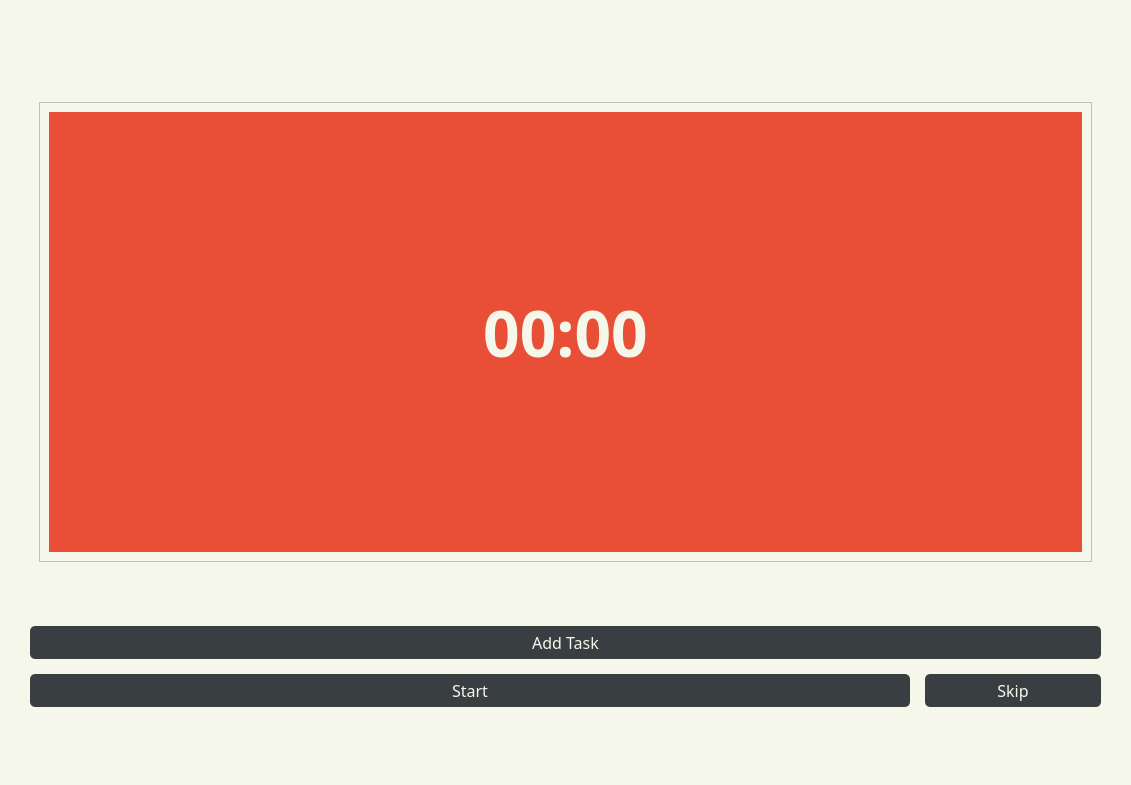
<?xml version="1.0" encoding="UTF-8"?>
<ui version="4.0">
 <class>PomoPeak</class>
 <widget class="QMainWindow" name="PomoPeak">
  <property name="geometry">
   <rect>
    <x>0</x>
    <y>0</y>
    <width>1131</width>
    <height>785</height>
   </rect>
  </property>
  <property name="sizePolicy">
   <sizepolicy hsizetype="Preferred" vsizetype="Preferred">
    <horstretch>1</horstretch>
    <verstretch>1</verstretch>
   </sizepolicy>
  </property>
  <property name="windowTitle">
   <string>PomoPeak</string>
  </property>
  <property name="styleSheet">
   <string notr="true"/>
  </property>
  <widget class="QWidget" name="mainWidget">
   <property name="sizePolicy">
    <sizepolicy hsizetype="Expanding" vsizetype="Expanding">
     <horstretch>0</horstretch>
     <verstretch>0</verstretch>
    </sizepolicy>
   </property>
   <property name="minimumSize">
    <size>
     <width>836</width>
     <height>0</height>
    </size>
   </property>
   <property name="maximumSize">
    <size>
     <width>16777215</width>
     <height>16777215</height>
    </size>
   </property>
   <property name="styleSheet">
    <string notr="true">QWidget
{
	background-color: #f6f7eb;
}

QLabel, QPushButton
{
	color: #393e41;
}
QPushButton
{
	background-color: #393e41;
	border-radius: 5px;
	color: #f6f7eb;
	padding: 5px;
}


#settingsBtn, #statsBtn
{
 background-color: none;
}

#settingsBtn::hover, #statsBtn::hover
{
	background-color:rgba(12,5,0,75);
	border-radius:1px;
}

#TimeLabel
{
	background-color : #e94f37;
	color: #f6f7eb;
}</string>
   </property>
   <layout class="QVBoxLayout" name="verticalLayout">
    <property name="leftMargin">
     <number>0</number>
    </property>
    <property name="topMargin">
     <number>0</number>
    </property>
    <property name="rightMargin">
     <number>0</number>
    </property>
    <property name="bottomMargin">
     <number>0</number>
    </property>
    <item>
     <layout class="QVBoxLayout" name="widgetsLayout">
      <property name="leftMargin">
       <number>15</number>
      </property>
      <property name="topMargin">
       <number>15</number>
      </property>
      <property name="rightMargin">
       <number>15</number>
      </property>
      <property name="bottomMargin">
       <number>15</number>
      </property>
      <item>
       <widget class="QWidget" name="widget" native="true">
        <layout class="QVBoxLayout" name="allElementsLayout" stretch="1,10,0,0,1,1">
         <property name="spacing">
          <number>15</number>
         </property>
         <property name="leftMargin">
          <number>15</number>
         </property>
         <property name="topMargin">
          <number>15</number>
         </property>
         <property name="rightMargin">
          <number>15</number>
         </property>
         <property name="bottomMargin">
          <number>15</number>
         </property>
         <item>
          <layout class="QHBoxLayout" name="topLayout">
           <property name="leftMargin">
            <number>0</number>
           </property>
           <property name="topMargin">
            <number>0</number>
           </property>
           <property name="rightMargin">
            <number>0</number>
           </property>
           <property name="bottomMargin">
            <number>0</number>
           </property>
           <item>
            <spacer name="horizontalSpacer">
             <property name="orientation">
              <enum>Qt::Horizontal</enum>
             </property>
             <property name="sizeHint" stdset="0">
              <size>
               <width>40</width>
               <height>20</height>
              </size>
             </property>
            </spacer>
           </item>
           <item>
            <widget class="QPushButton" name="statsBtn">
             <property name="minimumSize">
              <size>
               <width>32</width>
               <height>32</height>
              </size>
             </property>
             <property name="maximumSize">
              <size>
               <width>64</width>
               <height>64</height>
              </size>
             </property>
             <property name="font">
              <font>
               <family>Bahnschrift</family>
               <pointsize>12</pointsize>
              </font>
             </property>
             <property name="text">
              <string/>
             </property>
             <property name="icon">
              <iconset resource="../data/Resources.qrc">
               <normaloff>:/icon/images/bar-chart (1).png</normaloff>:/icon/images/bar-chart (1).png</iconset>
             </property>
             <property name="iconSize">
              <size>
               <width>32</width>
               <height>32</height>
              </size>
             </property>
            </widget>
           </item>
           <item>
            <widget class="QPushButton" name="settingsBtn">
             <property name="minimumSize">
              <size>
               <width>32</width>
               <height>32</height>
              </size>
             </property>
             <property name="maximumSize">
              <size>
               <width>64</width>
               <height>64</height>
              </size>
             </property>
             <property name="font">
              <font>
               <family>Bahnschrift</family>
               <pointsize>12</pointsize>
              </font>
             </property>
             <property name="styleSheet">
              <string notr="true"/>
             </property>
             <property name="text">
              <string/>
             </property>
             <property name="icon">
              <iconset resource="../data/Resources.qrc">
               <normaloff>:/icon/images/settings (1).png</normaloff>:/icon/images/settings (1).png</iconset>
             </property>
             <property name="iconSize">
              <size>
               <width>32</width>
               <height>32</height>
              </size>
             </property>
             <property name="checkable">
              <bool>false</bool>
             </property>
             <property name="autoDefault">
              <bool>false</bool>
             </property>
             <property name="default">
              <bool>false</bool>
             </property>
             <property name="flat">
              <bool>false</bool>
             </property>
            </widget>
           </item>
          </layout>
         </item>
         <item>
          <widget class="QWidget" name="tasksLayout" native="true">
           <layout class="QGridLayout" name="gridLayout_2">
            <item row="0" column="0">
             <widget class="QScrollArea" name="taskScollArea">
              <property name="sizePolicy">
               <sizepolicy hsizetype="Preferred" vsizetype="Preferred">
                <horstretch>0</horstretch>
                <verstretch>0</verstretch>
               </sizepolicy>
              </property>
              <property name="minimumSize">
               <size>
                <width>0</width>
                <height>0</height>
               </size>
              </property>
              <property name="sizeAdjustPolicy">
               <enum>QAbstractScrollArea::AdjustToContents</enum>
              </property>
              <property name="widgetResizable">
               <bool>true</bool>
              </property>
              <property name="alignment">
               <set>Qt::AlignCenter</set>
              </property>
              <widget class="QWidget" name="tasksContent">
               <property name="geometry">
                <rect>
                 <x>0</x>
                 <y>0</y>
                 <width>1051</width>
                 <height>426</height>
                </rect>
               </property>
               <property name="sizePolicy">
                <sizepolicy hsizetype="Preferred" vsizetype="Preferred">
                 <horstretch>0</horstretch>
                 <verstretch>0</verstretch>
                </sizepolicy>
               </property>
               <layout class="QGridLayout" name="gridLayout_3">
                <item row="0" column="0">
                 <layout class="QVBoxLayout" name="tasksContentV2">
                  <item>
                   <widget class="QLabel" name="TimeLabel">
                    <property name="minimumSize">
                     <size>
                      <width>0</width>
                      <height>0</height>
                     </size>
                    </property>
                    <property name="font">
                     <font>
                      <family>Bahnschrift</family>
                      <pointsize>48</pointsize>
                      <bold>true</bold>
                     </font>
                    </property>
                    <property name="text">
                     <string>00:00</string>
                    </property>
                    <property name="textFormat">
                     <enum>Qt::AutoText</enum>
                    </property>
                    <property name="scaledContents">
                     <bool>false</bool>
                    </property>
                    <property name="alignment">
                     <set>Qt::AlignCenter</set>
                    </property>
                    <property name="wordWrap">
                     <bool>false</bool>
                    </property>
                   </widget>
                  </item>
                 </layout>
                </item>
               </layout>
              </widget>
             </widget>
            </item>
           </layout>
          </widget>
         </item>
         <item>
          <spacer name="SpaceBetween">
           <property name="orientation">
            <enum>Qt::Vertical</enum>
           </property>
           <property name="sizeHint" stdset="0">
            <size>
             <width>20</width>
             <height>40</height>
            </size>
           </property>
          </spacer>
         </item>
         <item>
          <widget class="QPushButton" name="AddTaskBtn">
           <property name="minimumSize">
            <size>
             <width>0</width>
             <height>30</height>
            </size>
           </property>
           <property name="font">
            <font>
             <family>Bahnschrift</family>
             <pointsize>12</pointsize>
             <kerning>true</kerning>
            </font>
           </property>
           <property name="text">
            <string>Add Task</string>
           </property>
           <property name="checkable">
            <bool>false</bool>
           </property>
           <property name="checked">
            <bool>false</bool>
           </property>
           <property name="autoDefault">
            <bool>false</bool>
           </property>
           <property name="default">
            <bool>false</bool>
           </property>
           <property name="flat">
            <bool>false</bool>
           </property>
          </widget>
         </item>
         <item>
          <layout class="QHBoxLayout" name="ManagingStateLayout" stretch="5,1">
           <property name="sizeConstraint">
            <enum>QLayout::SetDefaultConstraint</enum>
           </property>
           <property name="leftMargin">
            <number>0</number>
           </property>
           <property name="rightMargin">
            <number>0</number>
           </property>
           <item>
            <widget class="QPushButton" name="ChangeFlowBtn">
             <property name="sizePolicy">
              <sizepolicy hsizetype="Expanding" vsizetype="Fixed">
               <horstretch>0</horstretch>
               <verstretch>0</verstretch>
              </sizepolicy>
             </property>
             <property name="minimumSize">
              <size>
               <width>0</width>
               <height>30</height>
              </size>
             </property>
             <property name="font">
              <font>
               <family>Bahnschrift</family>
               <pointsize>12</pointsize>
              </font>
             </property>
             <property name="text">
              <string>Start</string>
             </property>
             <property name="autoDefault">
              <bool>false</bool>
             </property>
             <property name="default">
              <bool>false</bool>
             </property>
            </widget>
           </item>
           <item>
            <widget class="QPushButton" name="SkipBtn">
             <property name="sizePolicy">
              <sizepolicy hsizetype="Preferred" vsizetype="Fixed">
               <horstretch>0</horstretch>
               <verstretch>0</verstretch>
              </sizepolicy>
             </property>
             <property name="minimumSize">
              <size>
               <width>0</width>
               <height>30</height>
              </size>
             </property>
             <property name="font">
              <font>
               <family>Bahnschrift</family>
               <pointsize>12</pointsize>
               <bold>false</bold>
              </font>
             </property>
             <property name="text">
              <string>Skip</string>
             </property>
            </widget>
           </item>
          </layout>
         </item>
         <item>
          <spacer name="SpaceBetween_2">
           <property name="orientation">
            <enum>Qt::Vertical</enum>
           </property>
           <property name="sizeHint" stdset="0">
            <size>
             <width>20</width>
             <height>40</height>
            </size>
           </property>
          </spacer>
         </item>
        </layout>
       </widget>
      </item>
     </layout>
    </item>
   </layout>
  </widget>
 </widget>
 <resources>
  <include location="../data/Resources.qrc"/>
 </resources>
 <connections/>
</ui>
